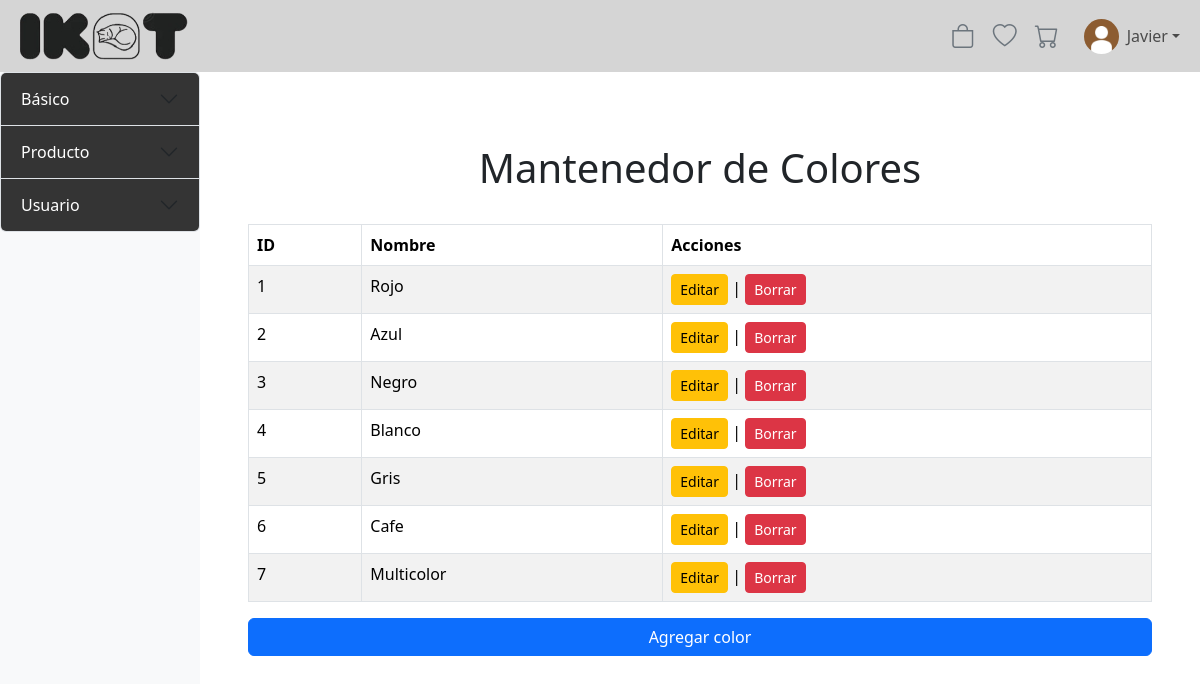
Screenshot of /mantenedores/Mantenedor_colores/mostrar_color.php (signed in) with the database file from the repository.
### tables this page shows
CREATE TABLE `color` (
  `id_color` int(11) NOT NULL,
  `nombre_color` varchar(50) NOT NULL,
  `codigo_hex` varchar(7) DEFAULT NULL
);

### mantenedores/Mantenedor_colores/mostrar_color.php (the view, shortened to what this page needs)
<?php
include '../../config/conexion.php';
?>
<!DOCTYPE html>
<html lang="en">
<head>
    <link href="https://cdn.jsdelivr.net/npm/bootstrap@5.3.3/dist/css/bootstrap.min.css" rel="stylesheet">
    <link rel="stylesheet" href="https://cdn.jsdelivr.net/npm/bootstrap-icons@1.11.3/font/bootstrap-icons.min.css">
    <link rel="stylesheet" href="..\..\assets\css\styles.css">
</head>
<body>
    <?php include $_SERVER['DOCUMENT_ROOT'] . '/xampp/TIS-1/IKAT/templates/header.php';?>
    <div class="d-flex">
        <?php include '../sidebar-mantenedores.php';?>
        <div class="content-area flex-grow-1 p-5 col-4 col-md-10">
            <h1 class="text-center p-4">Mantenedor de Colores</h1>
            <div class="table-responsive">
                <?php
                    $sql = "SELECT * FROM color";
                    $result = $conn->query($sql);
                    if ($result->num_rows > 0) {
                        echo "<table class='table table-bordered table-striped'>
                                <thead class='thead-dark'>
                                    <tr>
                                        <th>ID</th>
                                        <th>Nombre</th>
                                        <th>Acciones</th>
                                    </tr>
                                </thead>
                                <tbody>";
                        while($row = $result->fetch_assoc()) {
                            echo "<tr>
                                    <td>" . $row["id_color"] . "</td>
                                    <td>" . $row["nombre_color"] . "</td>
                                    <td>
                                        <a class='btn btn-warning btn-sm' data-bs-toggle='modal' data-bs-target='#editarColorModal" . $row["id_color"] . "'>Editar</a> |
                                        <a href='borrar_color.php?id=" . $row["id_color"] . "' class='btn btn-danger btn-sm'>Borrar</a>
                                    </td>
                                  </tr>";
                        }
                        echo "</tbody></table>";
                        echo "<a class='btn btn-primary mt-3 d-block' data-bs-toggle='modal' data-bs-target='#agregarColorModal'>Agregar color</a>";
                    } else {
                        echo "<p class='text-center'>No hay colores registrados.</p>";
                        echo "<a class='btn btn-primary mt-3 d-block' data-bs-toggle='modal' data-bs-target='#agregarColorModal'>Agregar color</a>";
                        echo "<a href='../menu/menu.html' class='btn btn-primary mt-3 d-block'>Volver al menú</a>";
                    }
                ?>
            </div>
        </div>
    </div>
</body>
</html>

### assets/css/styles.css (style rules this page uses)
body { cursor: url("../../assets/images/cathand.png"),auto; }
a.btn, a.nav-link, a.link-primary, button, [type="button"], [type="submit"] { cursor: url("../../assets/images/pointer.png"), pointer; }
a, button.btn, .input-group-text, button.input-group-text { cursor: url("../../assets/images/pointer.png"), pointer !important; }

### rows the page displays
color: id_color "1", nombre_color "Rojo"
color: id_color "2", nombre_color "Azul"
color: id_color "3", nombre_color "Negro"
color: id_color "4", nombre_color "Blanco"
color: id_color "5", nombre_color "Gris"
color: id_color "6", nombre_color "Cafe"
color: id_color "7", nombre_color "Multicolor"

### other values shown
$_SESSION['nombre_usuario'] "Javier"
